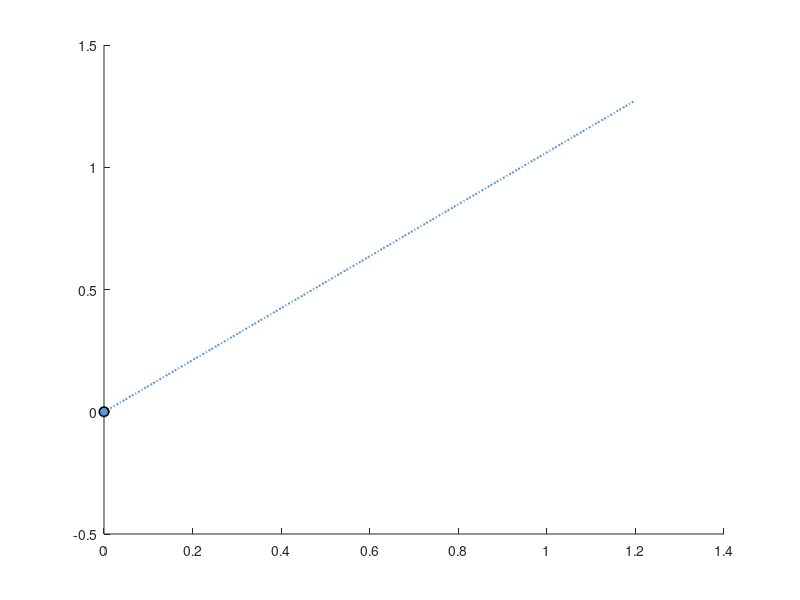

Write MATLAB code to recreate this figure. (Note: this script raises an error after producing the figure.)
%%  Glucose Calibration Curve
% x = Absorbance 510nm, y = Concentration (g/L)

clear; clc; close all;

%% DATA
C_glucose   = [0     0.25    0.5     0.75    1];
ABS_average = [0     0.2663  0.4697  0.6494  0.9742];
ABS_stdev   = [0     0.008415 0.085348 0.016971 0.069226];

% EQUATION
slope     = 1.0621;
intercept = -0.0012;
R2        = 0.9905;

%% COLOURS
col_pts = [91 155 213]/255;

%% PLOT
figure('Color','w','Position',[100 100 750 500]);
hold on

% Trend line
x_fit = linspace(0, 1.2, 100);
y_fit = slope*x_fit + intercept;
plot(x_fit, y_fit, ':', 'Color', col_pts, 'LineWidth', 1.5);

%  Data points
for i = 1:numel(C_glucose)
    x = ABS_average(i);
    y = C_glucose(i);
    err = ABS_stdev(i);
        marker = 'o';  
   
    if err > 0
        errorbar(x, y, err, 'vertical', marker, ...
            'Color', col_pts, 'MarkerFaceColor', col_pts, 'MarkerEdgeColor','k', ...
            'MarkerSize', 7, 'LineWidth', 1.2, 'CapSize', 5);
    else
        plot(x, y, marker, 'Color', col_pts, 'MarkerFaceColor', col_pts, ...
            'MarkerEdgeColor','k', 'MarkerSize', 7, 'LineWidth', 1.2);
    end
end

hold off

%% R2EQUATION
text(0.65, 1.05, sprintf('y = %.2fx + %.4f\nR^2 = %.4f', slope, intercept, R2), ...
    'FontName','Arial', 'FontSize', 11, 'Color','k');

%% AXES
set(gca, 'FontName', 'Arial', 'FontSize', 12, 'XColor','k', 'YColor','k', ...
    'LineWidth', 1, 'Box','on', 'TickDir','in');
xlabel('Absorbance 510nm', 'FontName','Arial', 'FontSize', 13, 'Color','k');
ylabel('Concentration (g/L)', 'FontName','Arial', 'FontSize', 13, 'Color','k');


xlim([0 1.4]);
ylim([0 1.4]);
xticks(0:0.25:1.4);
yticks(0:0.2:1.4);

%% EXPORTGRAPHS
exportgraphics(gcf, 'calibration_curve.tif', 'Resolution', 1200);
exportgraphics(gcf, 'calibration_curve.eps', 'ContentType', 'vector');
exportgraphics(gcf, 'calibration_curve.png', 'Resolution', 1200);
